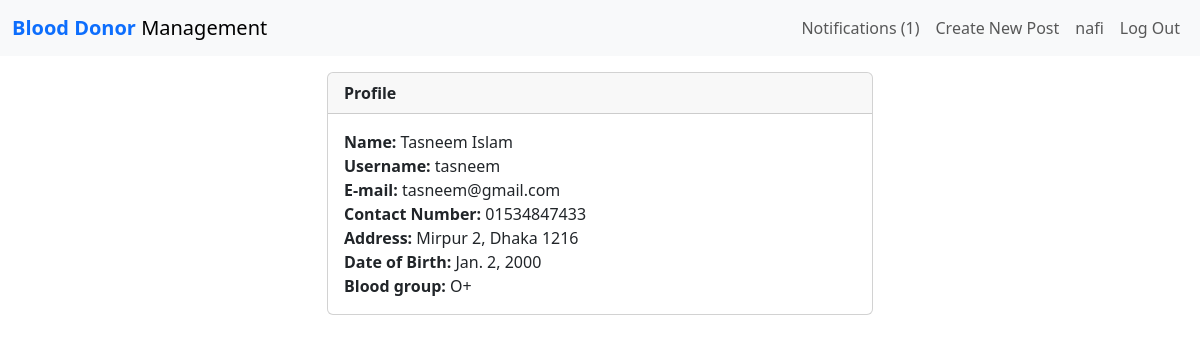
The page /users/view/3 (signed in) on the database its author committed.
### auth1/models.py (models this page shows, shortened)
class RegisterUser(AbstractBaseUser):
	username				= models.CharField(max_length=50, unique=True)
	name					= models.CharField(max_length=100)
	email					= models.EmailField(max_length=100, unique=True)
	contact_number			= models.CharField(max_length=15)
	address					= models.CharField(max_length=250, null=True, blank=True)
	date_of_birth			= models.DateField(null=True, blank=True) #Fix
	nid						= models.CharField(max_length=13, null=True, blank=True)
	blood_group				= models.CharField(max_length=8, choices=BLOOD_GROUPS, null=True, blank=True)
	date_joined				= models.DateTimeField(verbose_name='date joined', auto_now_add=True)
	last_login				= models.DateTimeField(verbose_name='last login', auto_now=True)
	is_admin				= models.BooleanField(default=False)
	is_active				= models.BooleanField(default=True)
	is_staff				= models.BooleanField(default=False)
	is_superuser			= models.BooleanField(default=False)
	USERNAME_FIELD = 'email'
	REQUIRED_FIELDS = ['username', 'password']
	objects = MyAccountManager()

### post/views.py (the view)
# urls.py: path('users/view/<int:user_id>', views.view_user, name='view_user'),
def view_user(request, user_id):
    context = {}
    profile = RegisterUser.objects.get(id=user_id)
    context['profile'] = profile
    print(user_id)
    born = profile.date_of_birth
    today = date.today()
    age = today.year - born.year - ((today.month, today.day) < (born.month, born.day))
    return render(request, 'auth1/profile.html', {
        'profile': profile,
        'age': age,
    })

### auth1/templates/auth1/profile.html (shortened to what this page needs)
{% extends 'post/base.html' %}
{% block content %}
    <div class="container">
        <div class="row">
            <div class="col-6 offset-3 my-3">
                <div class="card">
                    <div class="card-header d-flex justify-content-between align-items-center">
                        <b>Profile</b>
                    </div>
                    <div class="card-body">
                        <b>Name: </b>{{ profile.name }}<br/>
                        <b>Username: </b>{{ profile.username }}<br/>
                        <b>E-mail: </b>{{ profile.email }}<br/>
                        <b>Contact Number: </b>{{ profile.contact_number }}<br/>
                        {% if profile.address != None %}
                            <b>Address: </b>{{ profile.address }}<br/>
                            <b>Date of Birth: </b>{{ profile.date_of_birth }}<br/>
                            <b>Blood group: </b>{{ profile.blood_group }}<br/>
                        {% endif %}
                    </div>
                </div> <br>
            </div>
        </div>
    </div>
{% endblock %}

### post/templates/post/base.html (shortened to what this page needs)
<!DOCTYPE html>
<html lang="en">
<head>
	{% load bootstrap5 %}
	{% bootstrap_css %}
	<nav class="navbar navbar-expand-lg navbar-light bg-light">
		<div class="container-fluid">
			<a class="navbar-brand" href="{% url 'home'%}"> <b class="text-primary"> Blood Donor </b><span>Management</span> </a>
			<div class="collapse navbar-collapse" id="navbarSupportedContent">
			{% if user.is_authenticated %}
				<ul class="navbar-nav ml-auto">
					<li class="nav-item">
						<a class="nav-link" href="auth1/user/{{user.id}}/notifications"> Notifications <span>(1)</span> </a>
					<li class="nav-item">
						<a class="nav-link" href="{% url 'createpost' %}">Create New Post</a>
					</li>
					<li class="nav-item">
						<a class="nav-link" href="{% url 'profileUser'%}">{{user.username}}</a>
					</li>
					<li class="nav-item">
						<a class="nav-link" href="{% url 'logoutUser'%}">Log Out</a>
					</li>
				</ul>
			{% endif %}
			</div>
		</div>
	</nav>
</head>
<body>
	<div id="content", name="content">
		{% block content %}
		{% endblock %}
	</div>
</body>
</html>

### rows shown on the page
RegisterUser: username "nafi"
RegisterUser: name "Tasneem Islam", username "tasneem", email "tasneem@gmail.com", contact_number "01534847433", address "Mirpur 2, Dhaka 1216", date_of_birth "Jan. 2, 2000", blood_group "O+"
